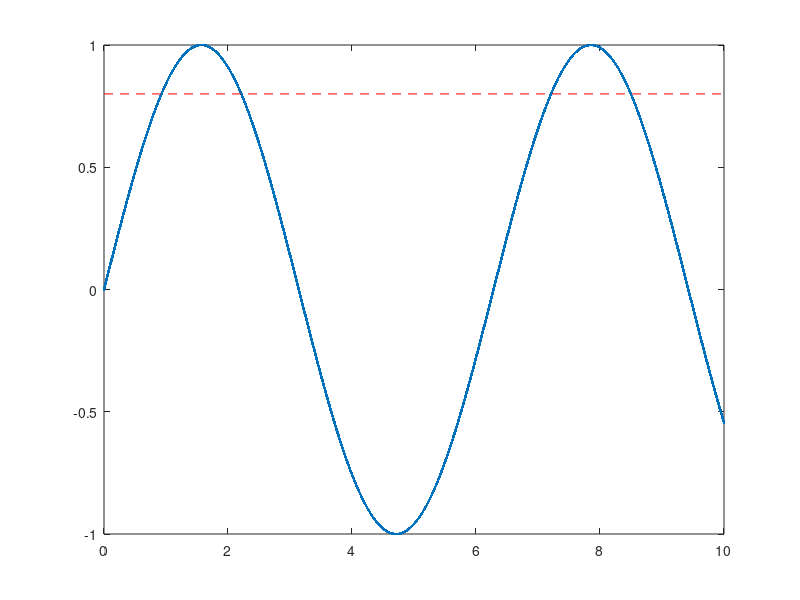

MATLAB code for this plot:
% Logic example
% Problem: What percent of y-values are greater than 0.8 for x=0 to x=10
% given y = sin(x)?

% In MATLAB, data-type "Logical" is basically a binary, where 0 = false
% and 1 = true. Logicals can be stored in the same way that any other
% vector or matrix would be, but their values are constrained to 1's and 
% 0's. All logical operators can be found in the MATLAB docs.
% It's important to note that a vector or matrix won't necessarily become
% a logical type unless explicitly defined as such with a logical operator.
% Keep this in mind so to not mix-types.

clc, clearvars, close all

% Increasing percision by increasing the number of x-values
x = linspace(0,10,100000);
y = sin(x);

% The value we're checking against
% Always try to use variables instead of hard-coding
threshold = 0.8; 

% Just an example plot to visualize what we're trying to do
plot(x, y, '.')
hold on

% Plots a horizontal line to visualize the points above y = 0.8
plot([0, 10], [threshold, threshold], '--r')

% Logical array filled by all of the y-values that are greater than 0.8
result = y > threshold;

% Number of values > 0.8 / length of y = percent of y-values > 0.8
% Sum of a logical array just gives the number of positive cases
percent = (sum(result) / length(y)) * 100
